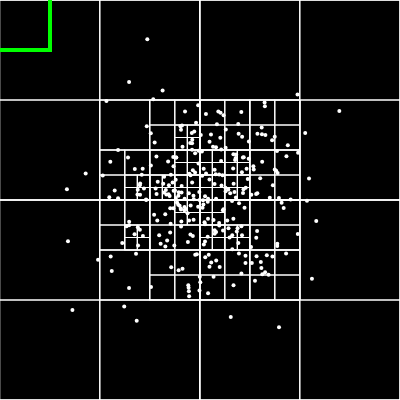
Frame 1 (no input)
Frame 60 (no input): identical to frame 1, image omitted
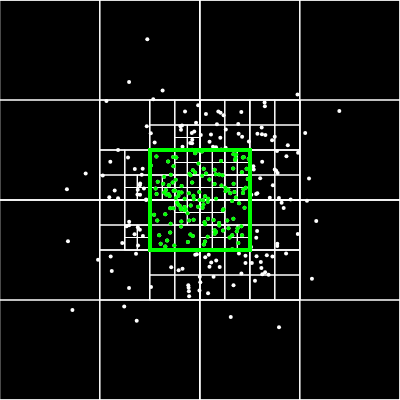
Frame 120 (the mouse pressed at the canvas centre since frame 60)

The p5.js sketch that drew these frames (run headless with seeded random() and noise() and a simulated clock; from frame 60 on, the mouse is pressed at the canvas centre):

// p5.js sketch
// ── sketch.js
let qt;

function setup() {
  createCanvas(400, 400);
  let boundary = new Rectangle(200, 200, 200, 200);
  qt = new QuadTree(boundary, 4);
  console.log(qt);

  for (let i = 0; i < 300; i++) {
    let x = randomGaussian(width / 2, width / 8);
    let y = randomGaussian(height / 2, height / 8)
    let p = new Point(x, y);
    qt.insert(p);
  }
}

function draw() {
  background(0);
  qt.show();

  stroke(0, 255, 0);
  rectMode(CENTER);
  let range = new Rectangle(mouseX, mouseY, 50, 50);
  rect(range.x, range.y, range.w * 2, range.h * 2);
  let points = [];
  qt.query(range, points);
  for (let p of points) {
    strokeWeight(4);
    point(p.x, p.y);
  }

}

// ── particle.js
class Particle {
  constructor(x, y) {
    this.x = x;
    this.y = y;
    this.r = 4;
    this.highlight = false;
  }

  intersects(other) {
    let d = dist(this.x, this.y, other.x, other.y);
    return (d < this.r + other.r);
  }

  setHighlight(value) {
    this.highlight = value;
  }

  move() {
    this.x += random(-1, 1);
    this.y += random(-1, 1);
  }

  render() {
    noStroke();
    if (this.highlight) {
      fill(255);
    } else {
      fill(100);
    }
    ellipse(this.x, this.y, this.r * 2);
  }

}

// ── quadtree.js
class Point {
  constructor(x, y) {
    this.x = x;
    this.y = y;
  }
}

class Rectangle {
  constructor(x, y, w, h) {
    this.x = x;
    this.y = y;
    this.w = w;
    this.h = h;
  }

  contains(point) {
    return (point.x >= this.x - this.w &&
      point.x <= this.x + this.w &&
      point.y >= this.y - this.h &&
      point.y <= this.y + this.h);
  }

  intersects(range) {
    return !(range.x - range.w > this.x + this.w ||
      range.x + range.w < this.x - this.w ||
      range.y - range.h > this.y + this.h ||
      range.y + range.h < this.y - this.h)
  }

}

class QuadTree {
  constructor(boundary, capacity) {
    this.boundary = boundary;
    this.capacity = capacity;
    this.points = [];
    this.divided = false;
  }

  insert(point) {
    if (!this.boundary.contains(point)) {
      return;
    }

    if (this.points.length < this.capacity) {
      this.points.push(point);
    } else {
      if (!this.divided) {
        this.subdivide();
      }
      this.northEast.insert(point);
      this.northWest.insert(point);
      this.southEast.insert(point);
      this.southWest.insert(point);
    }
  }

  subdivide() {
    let x = this.boundary.x;
    let y = this.boundary.y;
    let w = this.boundary.w;
    let h = this.boundary.h;

    let ne = new Rectangle(x + w / 2, y - h / 2, w / 2, h / 2);
    this.northEast = new QuadTree(ne, this.capacity);
    let nw = new Rectangle(x - w / 2, y - h / 2, w / 2, h / 2);
    this.northWest = new QuadTree(nw, this.capacity);
    let se = new Rectangle(x + w / 2, y + h / 2, w / 2, h / 2);
    this.southEast = new QuadTree(se, this.capacity);
    let sw = new Rectangle(x - w / 2, y + h / 2, w / 2, h / 2);
    this.southWest = new QuadTree(sw, this.capacity);
    this.divided = true;
  }

  query(range, found) {
    if (!found) {
      let found = [];
    }
    if (!this.boundary.intersects(range)) {
      return found;
    } else {
      for (let p of this.points) {
        if (range.contains(p)) {
          found.push(p);
        }
      }
      if (this.divided) {
        this.northWest.query(range, found);
        this.northEast.query(range, found);
        this.southWest.query(range, found);
        this.southEast.query(range, found);
      }
      return found;
    }
  }

  show() {
    strokeWeight(1);
    stroke(255);
    noFill();
    rectMode(CENTER);
    rect(this.boundary.x, this.boundary.y,
      this.boundary.w * 2, this.boundary.h * 2);
    for (let p of this.points) {
      strokeWeight(4);
      point(p.x, p.y);
    }
    if (this.divided) {
      this.northEast.show();
      this.northWest.show();
      this.southEast.show();
      this.southWest.show();
    }
  }
}
